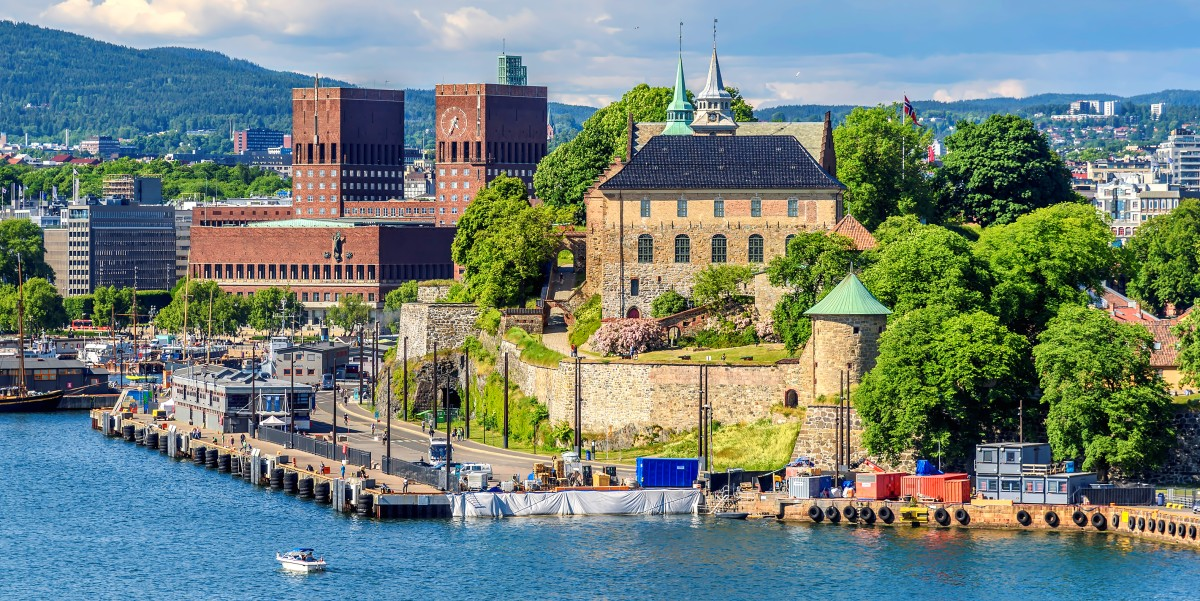
#> input picture 2/img/3.bmp, 1200 x 601 px, given in place of the camera
$ python 4.py
#> lines starting #> are read from the running program, lines starting #| are printed output that depends on the picture; after the words box and inside, x2 and y2 are one past the last pixel; in counts of white or black regions, pixels touching at a corner belong together
import cv2
import numpy as np

cap = cv2.VideoCapture(0)


while True:
    ret, frame = cap.read()
#> frame is the input picture: shape (601, 1200, 3); mean B, G, R 122.3, 129.9, 113.3
    if not ret:
        break

    hsv = cv2.cvtColor(frame, cv2.COLOR_BGR2HSV)
#> hsv: shape (601, 1200, 3); mean H, S, V 72.3, 119.9, 152.8

    lower_red1 = np.array([0, 120, 70])
    upper_red1 = np.array([10, 255, 255])
    lower_red2 = np.array([170, 120, 70])
    upper_red2 = np.array([180, 255, 255])
    mask1 = cv2.inRange(hsv, lower_red1, upper_red1)
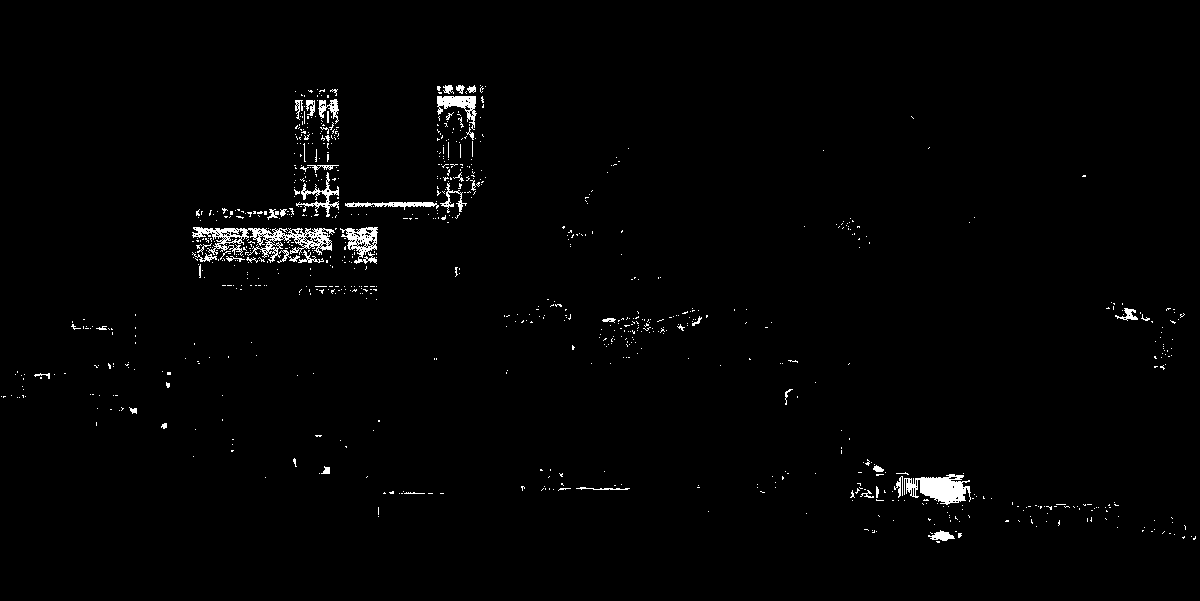
#> mask1: shape (601, 1200); 1.4% white; 869 white regions (819 under 20 px), largest, box (x1, y1, x2, y2) and area: (192, 227, 335, 263) 1768, (904, 474, 971, 505) 1231, (340, 227, 378, 264) 668
    mask2 = cv2.inRange(hsv, lower_red2, upper_red2)
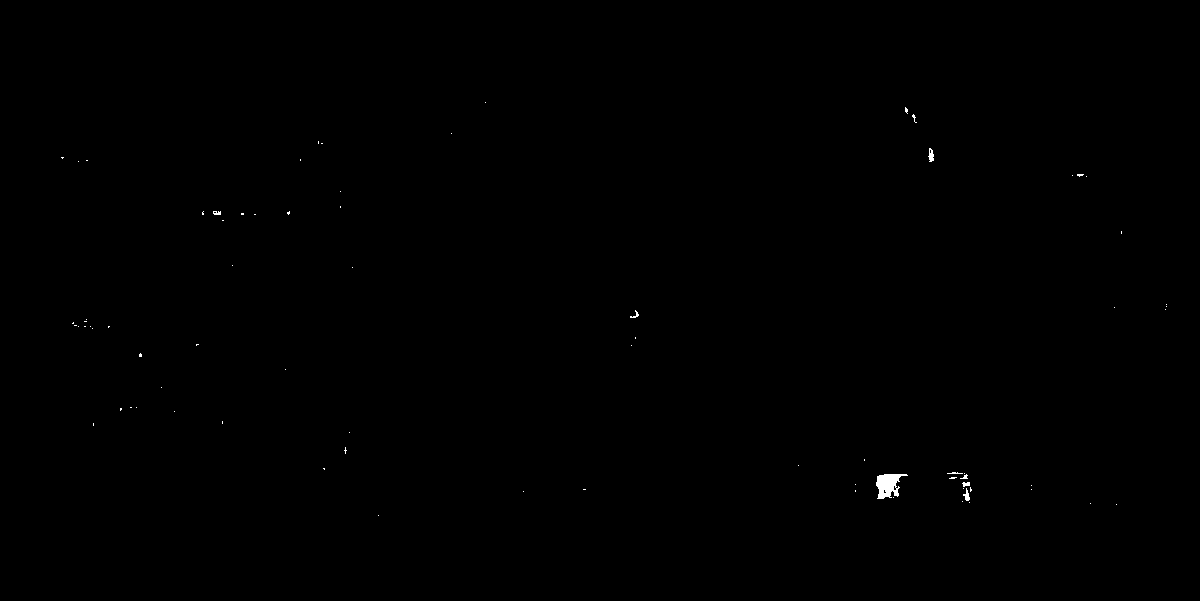
#> mask2: shape (601, 1200); 0.12% white; 77 white regions (69 under 20 px), largest, box (x1, y1, x2, y2) and area: (876, 474, 908, 499) 475, (928, 148, 934, 162) 55, (963, 488, 970, 501) 45
    red_mask = cv2.bitwise_or(mask1, mask2)
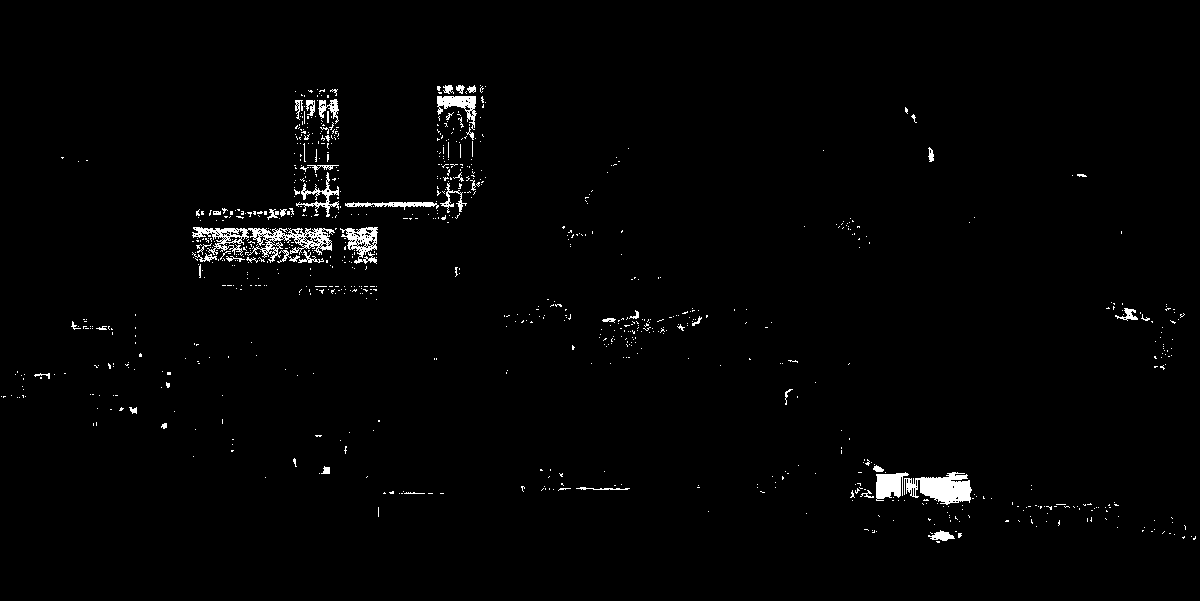
#> red_mask: shape (601, 1200); 1.5% white; 888 white regions (834 under 20 px), largest, box (x1, y1, x2, y2) and area: (192, 227, 335, 263) 1768, (904, 472, 972, 505) 1370, (340, 227, 378, 264) 668

    moments = cv2.moments(red_mask)
#> moments = moments, m00 2765220, centre m10/m00, m01/m00 = (515.5, 291)

    area = moments['m00']
#> area = 2765220

    if area != 0:
        cx = int(moments['m10'] / area)
#> cx = 515
        cy = int(moments['m01'] / area)
#> cy = 291
    else:
        cx, cy = 0, 0

    cv2.circle(frame, (cx, cy), 5, (0, 255, 0), -1)
#> frame: shape (601, 1200, 3); 0.01% of pixels changed, all inside (x1, y1, x2, y2) = (510, 286, 521, 297)
    cv2.putText(frame, f"Area: {int(area)}", (10, 30), cv2.FONT_HERSHEY_SIMPLEX, 1, (0,255,0), 2)
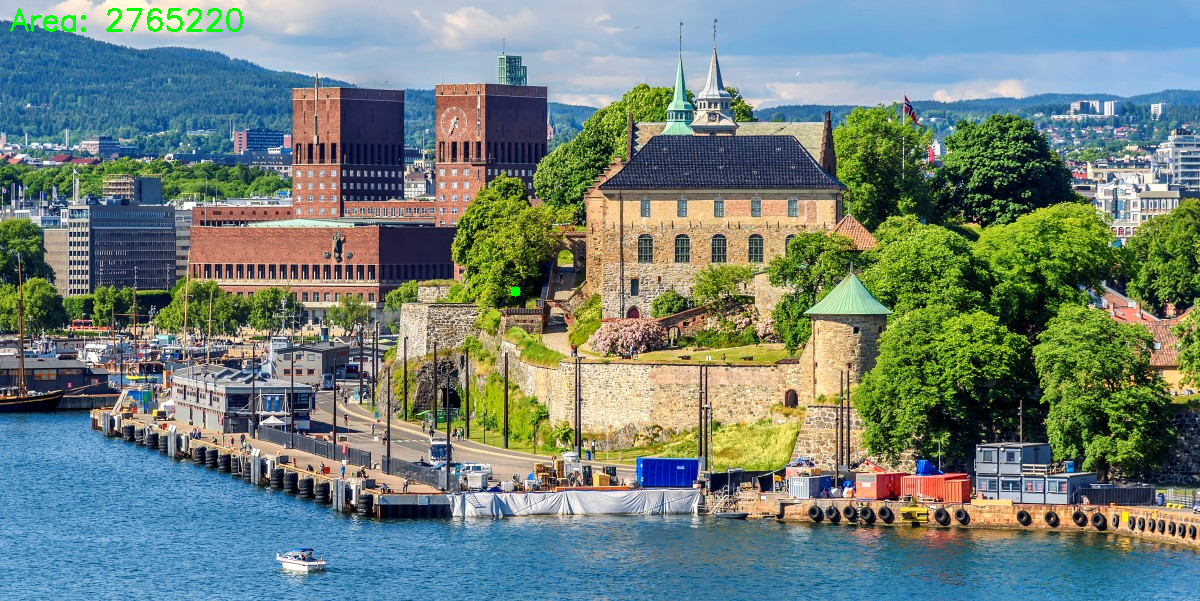
#> frame: shape (601, 1200, 3); mean B, G, R 121.8, 130, 112.8


    cv2.imshow("Original", frame)
    cv2.imshow("Red Mask", red_mask)

    if cv2.waitKey(1) & 0xFF == 27:
#> (key Esc is pressed here)
        break

cap.release()
cv2.destroyAllWindows()

$ run again, on 2/img/2.png
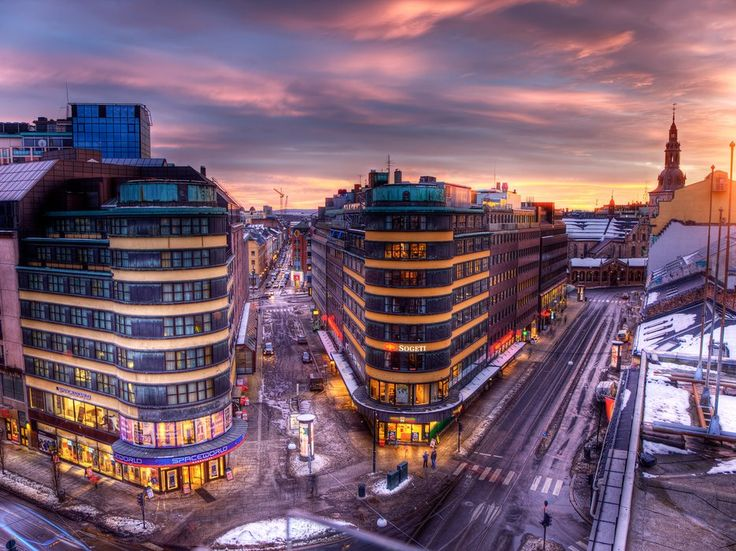
#> input picture 2/img/2.png, 736 x 551 px, given in place of the camera
#> frame is the input picture: shape (551, 736, 3); mean B, G, R 111.7, 93.8, 120.9
#> hsv: shape (551, 736, 3); mean H, S, V 120.9, 93.4, 132.7
#> `mask1 = cv2.inRange(hsv, lower_red1, upper_red1)`:
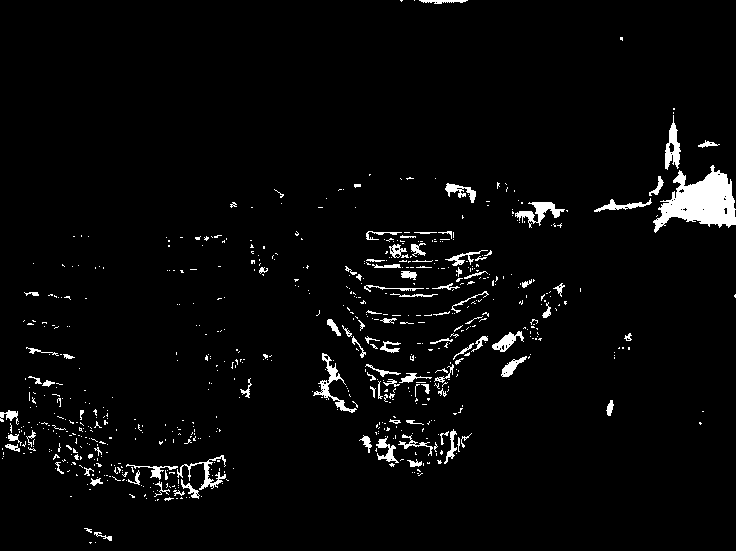
#> mask1: shape (551, 736); 3.3% white; 684 white regions (587 under 20 px), largest, box (x1, y1, x2, y2) and area: (653, 165, 736, 233) 3003, (313, 353, 357, 413) 481, (515, 202, 565, 228) 480
#> mask2: shape (551, 736); 0.9% white in thin lines or dots, all inside (x1, y1, x2, y2) = (0, 143, 736, 547)
#> red_mask: shape (551, 736); 4.2% white; 914 white regions (800 under 20 px), largest, box (x1, y1, x2, y2) and area: (649, 115, 736, 266) 4059, (124, 448, 236, 491) 732, (515, 202, 568, 231) 565
#> moments = moments, m00 4354125, centre m10/m00, m01/m00 = (437.1, 308.2)
#> area = 4354125
#> cx = 437
#> cy = 308
#> `cv2.putText(frame, f"Area: {int(area)}", (10, 30), cv2.FONT_HERSHEY_SI..`:
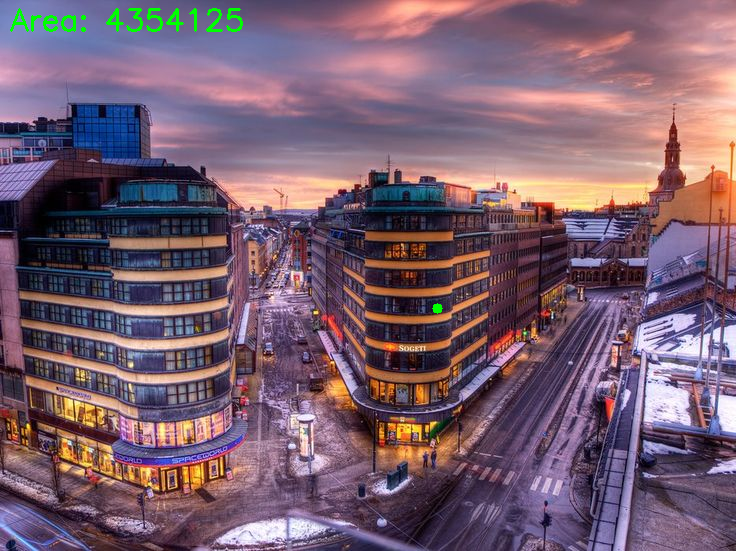
#> frame: shape (551, 736, 3); mean B, G, R 111.1, 94.5, 120.4
